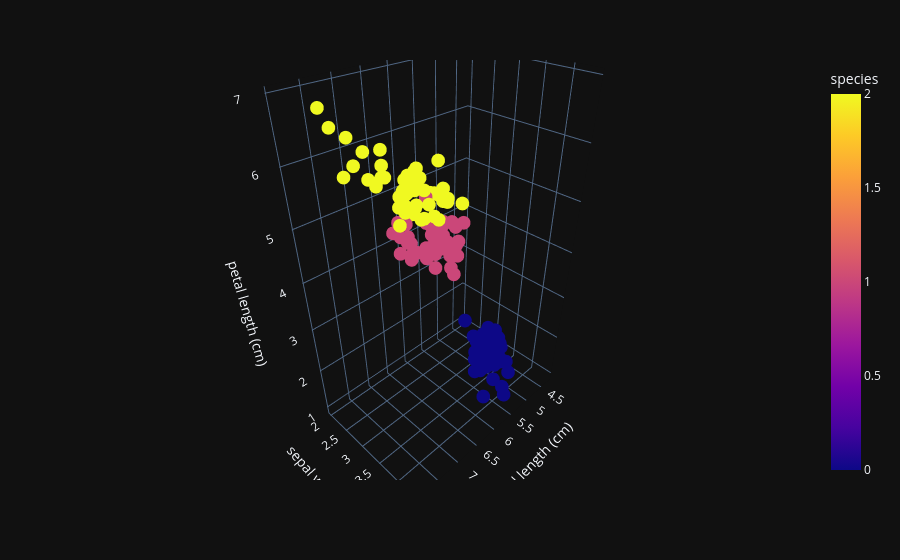

Here is the notebook cell this chart was saved with:
### Markdown cell above
### 3D scatter plots

### Code cell
fig = px.scatter_3d(iris,
                    x='sepal length (cm)',
                    y='sepal width (cm)',
                    z='petal length (cm)',
                    color='species')
fig.show()

### Figure 1 — Plotly figure (JSON) as saved in the notebook; plotly's stock layout.template omitted (floating-point values rounded to 4 significant figures; data arrays with more than 128 entries replaced by an {"elided": "..."} marker saying what was removed)
{"data": [{"hovertemplate": "sepal length (cm)=%{x}<br>sepal width (cm)=%{y}<br>petal length (cm)=%{z}<br>species=%{marker.color}<extra></extra>", "legendgroup": "", "marker": {"color": {"elided": "150 int values"}, "coloraxis": "coloraxis", "symbol": "circle"}, "mode": "markers", "name": "", "scene": "scene", "showlegend": false, "x": {"elided": "150 float values"}, "y": {"elided": "150 float values"}, "z": {"elided": "150 float values"}, "type": "scatter3d"}], "layout": {"scene": {"domain": {"x": [0.0, 1.0], "y": [0.0, 1.0]}, "xaxis": {"title": {"text": "sepal length (cm)"}}, "yaxis": {"title": {"text": "sepal width (cm)"}}, "zaxis": {"title": {"text": "petal length (cm)"}}}, "coloraxis": {"colorbar": {"title": {"text": "species"}}, "colorscale": [[0.0, "#0d0887"], [0.1111, "#46039f"], [0.2222, "#7201a8"], [0.3333, "#9c179e"], [0.4444, "#bd3786"], [0.5556, "#d8576b"], [0.6667, "#ed7953"], [0.7778, "#fb9f3a"], [0.8889, "#fdca26"], [1.0, "#f0f921"]]}, "legend": {"tracegroupgap": 0}, "margin": {"t": 60}}}
